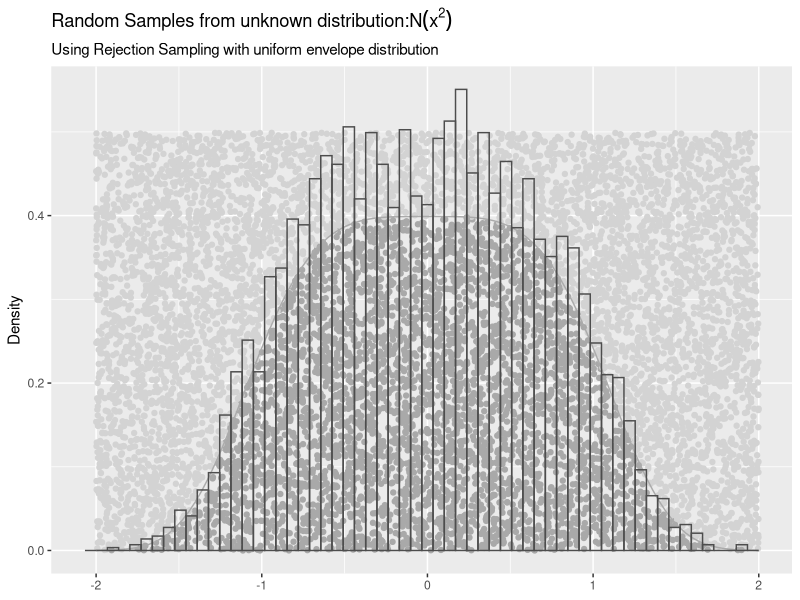

This chart was generated by the following R code:
library(tidyverse)

fn <- function(x) {
  dnorm(x^2)
}

nobs <- 1e4

df <- tibble(
  x = runif(nobs, -2, 2),
  y = fn(x),
  z = runif(nobs, 0, max(y) + 0.1)
)

plt <- df %>%
  ggplot(aes(x, z)) +
  geom_point(color = ifelse(df$y <= df$z, "lightgrey", "darkgrey")) +
  stat_function(fun = fn, col = "#ababab") +
  geom_histogram(data = df %>% filter(z <= y),
                 aes(y = ..density.., x = x),
                 inherit.aes = FALSE, bins = 60,
                 color = "grey30", fill = NA) +
  labs(x = NULL, y = "Density",
       title = expression(paste("Random Samples from unknown distribution:",N(x^2))),
       subtitle = "Using Rejection Sampling with uniform envelope distribution")

ggsave(plt, filename = "~/Dropbox/Talks/Trial-Lecture/_images/rejection-sampling-1.svg",
       width = 5, height = 5)